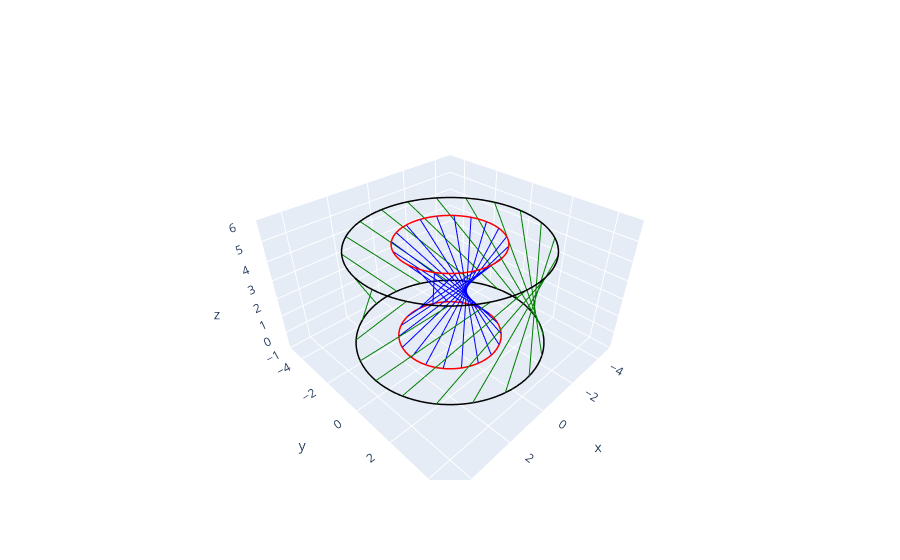

Notebook source saved alongside this figure:
### Code cell
phi_all = np.linspace(0, 2 * np.pi, 100)
phi = np.linspace(0, 2 * np.pi, 20)
H = 5.0
alpha = 50 * np.pi / 180

fig = go.Figure()

for i, R in enumerate([2.2, 4.0]):
    dphi = 2 * np.arcsin(H / np.tan(alpha) / 2 / R)
    if i == 0:
        color1 = "blue"
        color2 = "red"
    else:
        color1 = "green"
        color2 = "black"

    x_all = R * np.cos(phi_all)
    y_all = R * np.sin(phi_all)
    z_all_low = np.zeros_like(x_all)
    z_all_high = H * np.ones_like(x_all)

    x_low = R * np.cos(phi)
    y_low = R * np.sin(phi)
    z_low = np.zeros_like(x_low)
    X_low = np.array([x_low, y_low, z_low]).T

    x_high = R * np.cos(phi + dphi)
    y_high = R * np.sin(phi + dphi)
    z_high = H * np.ones_like(x_high)
    X_high = np.array([x_high, y_high, z_high]).T

    for p_low, p_high in zip(X_low, X_high):
        fig.add_trace(
            go.Scatter3d(
                x=[p_low[0], p_high[0]],
                y=[p_low[1], p_high[1]],
                z=[p_low[2], p_high[2]],
                mode="lines",
                line=dict(color=color1),
            )
        )

    fig.add_trace(
        go.Scatter3d(
            x=x_all,
            y=y_all,
            z=z_all_high,
            mode="lines",
            line=dict(color=color2, width=3),
        )
    )
    fig.add_trace(
        go.Scatter3d(
            x=x_all,
            y=y_all,
            z=z_all_low,
            mode="lines",
            line=dict(color=color2, width=3),
        )
    )

fig.update_layout(scene=dict(aspectmode="data"))
fig.update_layout(
    showlegend=False,
    scene=dict(
        aspectmode="data",
        xaxis=dict(range=[-5, 5]),
        yaxis=dict(range=[-5, 5]),
        zaxis=dict(range=[-1, 6]),
    ),
)
fig.show()
